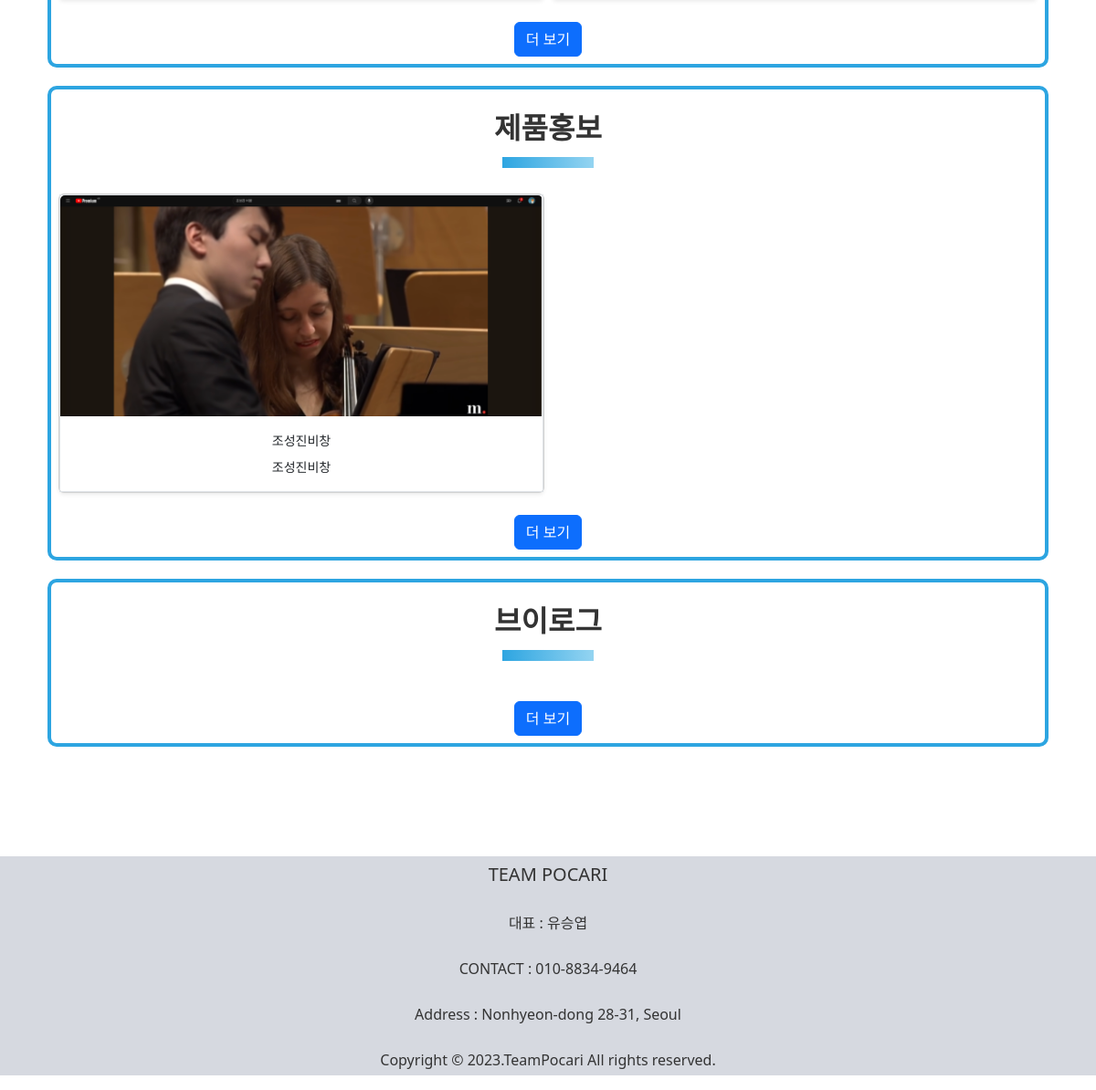
Page /home/ (lower part) on the earlier database version.
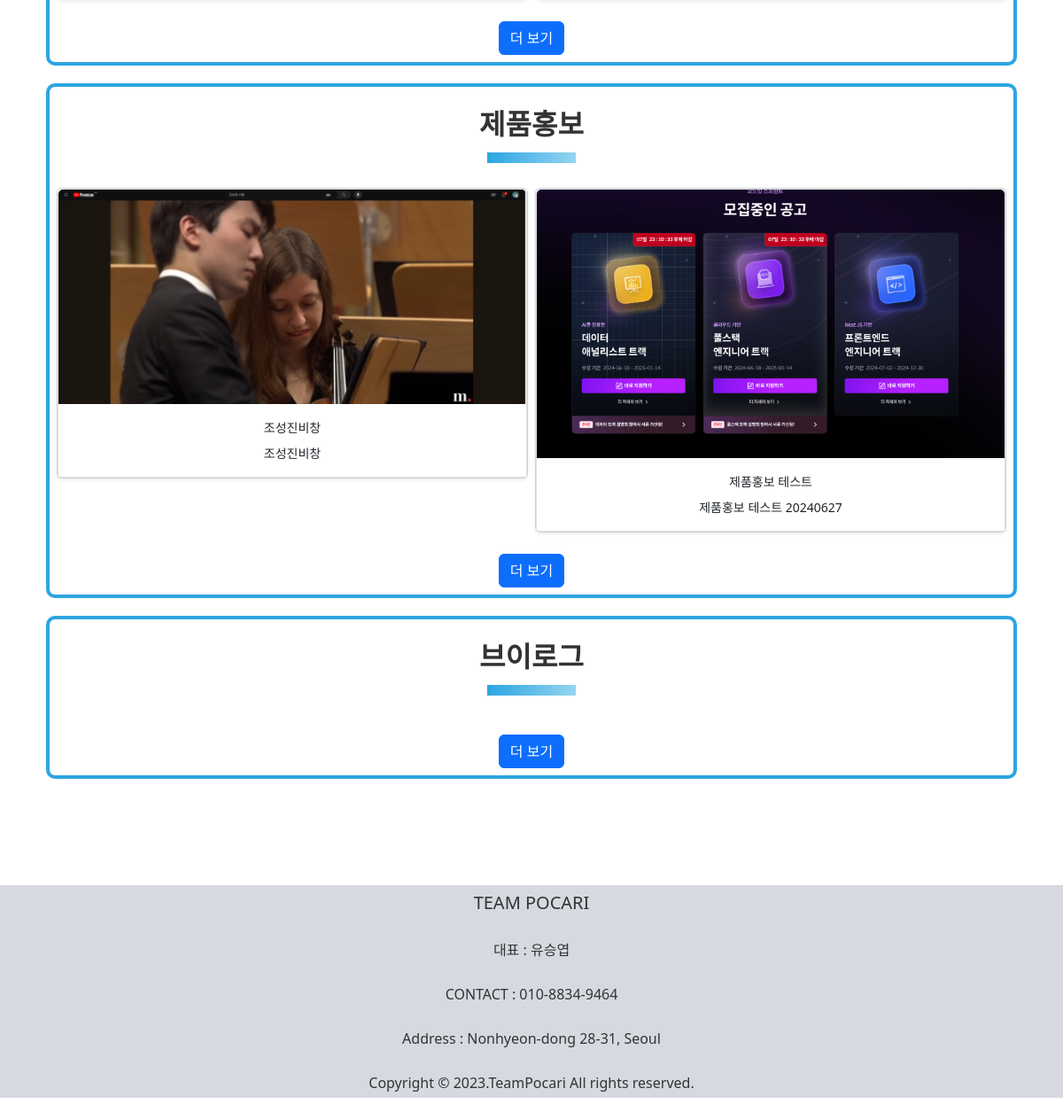
Same page on the later database version.
### home/models.py (models this page shows)
class Portfolio(models.Model):
    FIELD_CHOICES = (
        (1,'기업홍보'),
        (2,'제품홍보'),
        (3,'브이로그'),
    )
    id = models.AutoField(primary_key = True) # 번호(화면에 안보임)
    field = models.IntegerField(choices=FIELD_CHOICES)  # 필드
    title = models.CharField(max_length=255) # 제목
    description = models.CharField(max_length = 500) # 내용
    video_url = models.CharField(max_length=255) # 영상
    img_path = models.ImageField(upload_to='images/') #이미지
    created_at = models.DateTimeField(auto_now_add=True) #등록일자
    class Meta:
        ordering = ['created_at']  # number로 주로 정렬하되, 동일한 경우 created_at으로 정렬
    def __str__(self):
        return self.title

### home/views.py (the view)
# urls.py: path("", views.index),
def index(request):
    default_image = static('/home/images/loading_images.png')    # 각 필드 값에 따라 분류
    context = {'enterprise_portfolios' : Portfolio.objects.filter(field=1),
               'product_portfolios': Portfolio.objects.filter(field=2),
               'vlog_portfolios' :Portfolio.objects.filter(field=3),
               'default_image':default_image
               }
    print(context.items())
    return render(request, "home/index.html", context)

### home/templates/home/index.html (shortened to what this page needs)
{% extends 'home/base.html' %}
{% load static %}
{% block content %}
<div class="container container-xxl">
    <section class="portfolio-area" id="portfolio">
        <div class="sub-container enterprise" id="sub-enterprise">
            <div class="text-center mt-4">
                <div class="btn btn-primary" id="loadMoreEnterprise">더 보기</div>
            </div>
        </div>
        <div class="sub-container product" id="sub-product">
            <div class="category container text-center">제품홍보</div>
            <div class="row row-cols-md-2 row-cols-2 row-cols-sm-2 g-2">
                {% for pf in product_portfolios %}
                      <div class="col portfolio-item {{ forloop.counter|slice:":4" }}" data-video-url="{{ pf.video_url }}">
                        <div class="card shadow-sm">
                            <span class="border border-warning-subtle">
                            <img src="{{ pf.img_path.url }}" class="card-img-top" alt="{{ pf.title }}">
                            <div class="card-body">
                                <div class="card-title">{{ pf.title }}</div>
                                <div class="card-text">{{ pf.description }}</div>
                            </div>
                            </span>
                        </div>
                    </div>
                {% endfor %}
            </div>
            <div class="text-center mt-4">
                <div class="btn btn-primary" id="loadMoreProduct">더 보기</div>
            </div>
        </div>
        <div class="sub-container vlog" id="sub-vlog">
            <div class="category container text-center">브이로그</div>
            <div class="text-center mt-4">
                <div class="btn btn-primary" id="loadMoreVlog">더 보기</div>
            </div>
        </div>
    </section>
</div>
{% endblock %}

### home/templates/home/base.html (shortened to what this page needs)
<!DOCTYPE html>
{% load static %}
<html lang="ko">
  <head>
    <link rel="stylesheet" href="https://use.fontawesome.com/releases/v5.15.3/css/all.css"
 />
    <link rel="stylesheet" href="{% static 'home/css/home.css' %}" />
    <link rel="stylesheet" href="{% static 'home/css/icon.css' %}" />
    <link href="https://cdn.jsdelivr.net/npm/bootstrap@5.2.3/dist/css/bootstrap.min.css" rel="stylesheet">
  </head>
  <body>
   {% block content  %}
   {% endblock %}
   {% include 'home/footer.html' %}
  </body>
</html>

### home/templates/home/header.html (shortened to what this page needs)
{% load static %}

### home/templates/home/footer.html
 <footer class="footer-area">
    <div class="info">
      <p style="font-size: 20px;">TEAM POCARI</p>
      <p>대표 : 유승엽</p>
      <p>CONTACT : 010-8834-9464</p>
      <p>Address : Nonhyeon-dong 28-31, Seoul</p>
      <p>Copyright © 2023.TeamPocari All rights reserved. </p>
    </div>
  </footer>

### home/static/home/css/home.css (style rules this page uses)
:root { --white: #ffffff; --blue: #0079ff; --black: #333; --yellow: #f6fa70; --magenta: #ff0060; --menubar3: rgb(198, 205, 215); --menubar-light: #d6d9e0; }
div { font-size: 14px; }
* { margin: 0; padding: 0; }
body { box-sizing: border-box; -webkit-box-sizing: border-box; -moz-box-sizing: border-box; word-break: break-all; font-family: "Noto Sans KR", sans-serif; }
img { width: 100%; height: 100%; }
section { padding: 100px 0; }
.portfolio-area { min-width: 80%; text-align: center; }
.footer-area { height: auto; text-align: center; background-color: #d6d9e0; }
.footer-area * { color: #333; }
.footer-area>.info>p { font-size: 16px; padding: 5px 0; }
.sub-container .category { font-size: 32px; font-weight: bold; color: #333; margin: 10px 0; }
.category::after { content: ""; display: block; width: 100px; height: 12px; margin: 8px auto 28px auto; background-image: linear-gradient(to left, #94D4F1, #2DA5E1); }
.sub-container { margin: 20px 10px; border: 4px solid #2DA5E1; border-radius: 10px; }
.card-img-top { width: 100%; height: auto; object-fit: cover; }
.sub-container { padding:8px ; }

Differences in the rows shown:
added Portfolio: img_path (picture), title "제품홍보 테스트", description "제품홍보 테스트 20240627"
